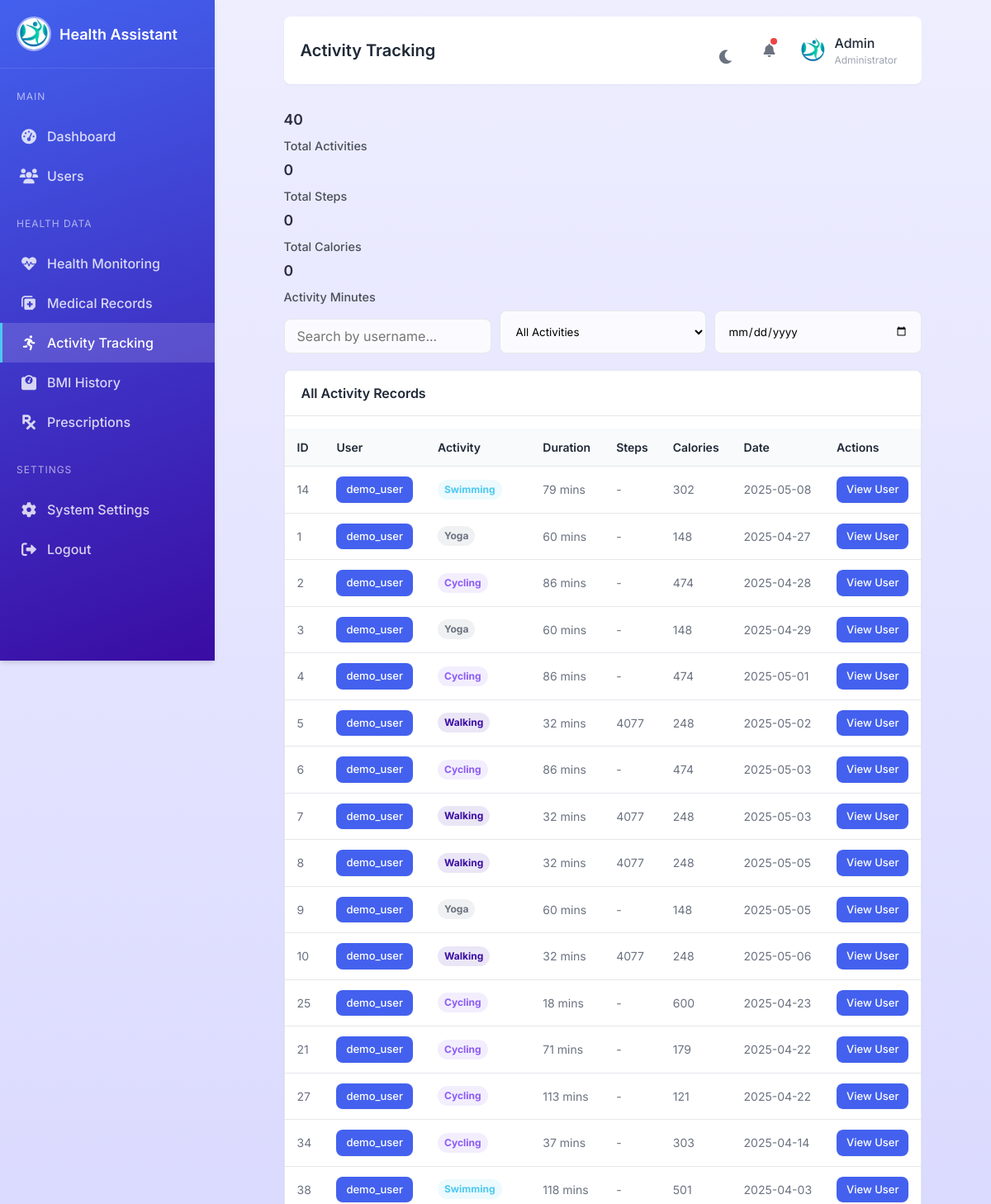
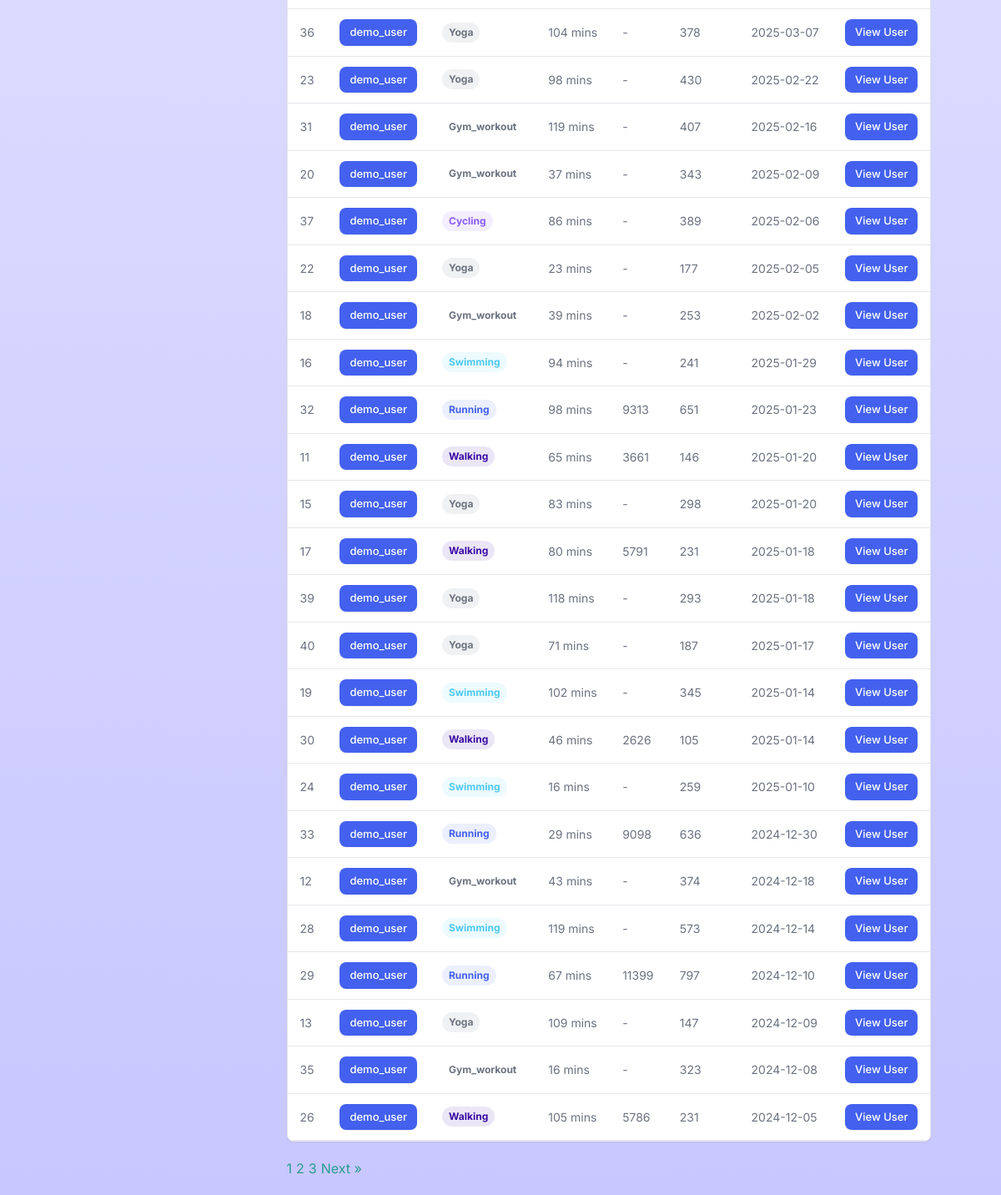
Page /activity-tracking (signed in) on the committed database (2 pictures, top to bottom).
### tables this page shows
CREATE TABLE activity_tracking (
    id INTEGER PRIMARY KEY AUTOINCREMENT,
    user_id INTEGER NOT NULL,
    activity_type TEXT NOT NULL,  -- "walking", "running", "cycling", etc.
    duration INTEGER,  -- in minutes
    steps INTEGER,
    distance REAL,  -- in km
    calories_burned INTEGER,
    heart_rate_avg INTEGER,
    heart_rate_max INTEGER,
    activity_date DATE,
    start_time TIME,
    end_time TIME,
    notes TEXT,
    created_at DATETIME DEFAULT CURRENT_TIMESTAMP,
    FOREIGN KEY (user_id) REFERENCES users(id)
);

CREATE TABLE users (
    id INTEGER PRIMARY KEY AUTOINCREMENT,
    username TEXT UNIQUE NOT NULL,
    email TEXT UNIQUE NOT NULL,
    password_hash TEXT NOT NULL,
    first_name TEXT,
    last_name TEXT,
    date_of_birth DATE,
    gender TEXT,
    height REAL,  -- in cm
    weight REAL,  -- in kg
    blood_type TEXT,
    emergency_contact TEXT,
    emergency_phone TEXT,
    medical_conditions TEXT,  -- stored as JSON array
    allergies TEXT,  -- stored as JSON array
    created_at DATETIME DEFAULT CURRENT_TIMESTAMP,
    last_login DATETIME
, is_admin BOOLEAN DEFAULT 0);

### admin_direct_access.py (the view)
@app.route('/activity-tracking')
def activity_tracking():
    if 'admin_authenticated' not in session:
        return redirect(url_for('login'))
    conn = get_db_connection()
    if not conn:
        return "Database connection error", 500
    cursor = conn.cursor()
    cursor.execute("""
        SELECT at.id, at.user_id, u.username, at.activity_type, at.duration,
               at.steps, at.calories_burned, at.activity_date, at.created_at
        FROM activity_tracking at
        JOIN users u ON at.user_id = u.id
        ORDER BY at.created_at DESC
        LIMIT 100
    """)
    activities = [dict(row) for row in cursor.fetchall()]
    conn.close()
    return render_template('admin_activity_tracking.html', activities=activities)

### admin_direct_access.py (called while the page is built)
def get_db_connection():
    try:
        db_path = os.path.join(os.path.dirname(os.path.abspath(__file__)), 'health.db')
        conn = sqlite3.connect(db_path)
        conn.row_factory = sqlite3.Row
        return conn
    except Exception as e:
        print(f"Database connection error: {str(e)}")
        return None

### templates/admin_activity_tracking.html (shortened to what this page needs)
{% extends "admin_layout.html" %}
{% block header_title %}Activity Tracking{% endblock %}
{% block content %}
<div class="stats-cards">
  <div class="stat-card">
    <div class="stat-value" id="total-activities">{{ activities|length }}</div>
    <div class="stat-label">Total Activities</div>
  </div>
  <div class="stat-card">
    <div class="stat-value" id="total-steps">0</div>
    <div class="stat-label">Total Steps</div>
  </div>
  <div class="stat-card">
    <div class="stat-value" id="total-calories">0</div>
    <div class="stat-label">Total Calories</div>
  </div>
  <div class="stat-card">
    <div class="stat-value" id="total-minutes">0</div>
    <div class="stat-label">Activity Minutes</div>
  </div>
</div>
<div class="search-tools">
  <input type="text" id="search-user" placeholder="Search by username...">
  <select id="filter-activity">
    <option value="all">All Activities</option>
  </select>
  <input type="date" id="filter-date" placeholder="Filter by date">
</div>
<div class="card">
  <div class="card-header">
    <h3>All Activity Records</h3>
  </div>
  <table>
    <thead>
      <tr>
        <th>ID</th>
        <th>User</th>
        <th>Activity</th>
        <th>Duration</th>
        <th>Steps</th>
        <th>Calories</th>
        <th>Date</th>
        <th>Actions</th>
      </tr>
    </thead>
    <tbody id="activities-table">
      {% for activity in activities %}
      <tr data-activity-type="{{ activity.activity_type }}">
        <td>{{ activity.id }}</td>
        <td><a href="{{ url_for('user_history', user_id=activity.user_id) }}" class="btn btn-primary btn-sm">{{ activity.username }}</a></td>
        <td><span class="activity-type {{ activity.activity_type }}">{{ activity.activity_type|title }}</span></td>
        <td>{{ activity.duration }} mins</td>
        <td>{{ activity.steps if activity.steps else '-' }}</td>
        <td>{{ activity.calories_burned if activity.calories_burned else '-' }}</td>
        <td>{{ activity.activity_date if activity.activity_date else activity.created_at }}</td>
        <td>
          <a href="{{ url_for('user_history', user_id=activity.user_id) }}" class="btn btn-primary btn-sm">View User</a>
        </td>
      </tr>
      {% endfor %}
    </tbody>
  </table>
</div>
<div class="pagination">
  <a href="#" class="active">1</a>
  <a href="#">2</a>
  <a href="#">3</a>
  <a href="#">Next »</a>
</div>
{% endblock %}

### templates/admin_layout.html (shortened to what this page needs)
<!DOCTYPE html>
<html lang="en">
<head>
  <link rel="stylesheet" href="{{ url_for('static', filename='styles.css') }}"/>
  <link rel="stylesheet" href="https://cdnjs.cloudflare.com/ajax/libs/font-awesome/6.0.0/css/all.min.css" />
</head>
<body>
  <div class="sidebar" id="sidebar">
    <div class="sidebar-header">
      <img src="{{ url_for('static', filename='images/logo1.jpg') }}" alt="Logo">
      <div class="sidebar-title">Health Assistant</div>
    </div>
    <div class="sidebar-nav">
      <div class="nav-section">
        <div class="nav-section-title">Main</div>
        <a href="{{ url_for('dashboard') }}" class="nav-item {% if request.endpoint == 'dashboard' %}active{% endif %}">
          <i class="fas fa-tachometer-alt"></i>
          Dashboard
        </a>
        <a href="{{ url_for('users') }}" class="nav-item {% if request.endpoint == 'users' %}active{% endif %}">
          <i class="fas fa-users"></i>
          Users
        </a>
      </div>
      <div class="nav-section">
        <div class="nav-section-title">Health Data</div>
        <a href="{{ url_for('health_monitoring') }}" class="nav-item {% if request.endpoint == 'health_monitoring' %}active{% endif %}">
          <i class="fas fa-heartbeat"></i>
          Health Monitoring
        </a>
        <a href="{{ url_for('medical_records') }}" class="nav-item {% if request.endpoint == 'medical_records' %}active{% endif %}">
          <i class="fas fa-notes-medical"></i>
          Medical Records
        </a>
        <a href="{{ url_for('activity_tracking') }}" class="nav-item {% if request.endpoint == 'activity_tracking' %}active{% endif %}">
          <i class="fas fa-running"></i>
          Activity Tracking
        </a>
        <a href="{{ url_for('bmi_history') }}" class="nav-item {% if request.endpoint == 'bmi_history' %}active{% endif %}">
          <i class="fas fa-weight"></i>
          BMI History
        </a>
        <a href="{{ url_for('medical_prescriptions') }}" class="nav-item {% if request.endpoint == 'medical_prescriptions' %}active{% endif %}">
          <i class="fas fa-prescription"></i>
          Prescriptions
        </a>
      </div>
      <div class="nav-section">
        <div class="nav-section-title">Settings</div>
        <a href="#" class="nav-item">
          <i class="fas fa-cog"></i>
          System Settings
        </a>
        <a href="{{ url_for('logout') }}" class="nav-item">
          <i class="fas fa-sign-out-alt"></i>
          Logout
        </a>
      </div>
    </div>
  </div>
  <div class="main-content">
    <div class="top-bar">
      <div class="page-left">
        <h1 class="page-title">{% block header_title %}Admin Panel{% endblock %}</h1>
      </div>
      <div class="user-menu">
        <button class="theme-toggle tooltip" id="themeToggle" data-tooltip="Toggle dark mode">
          <i class="fas fa-moon"></i>
        </button>
        <div class="notification-bell tooltip" data-tooltip="Notifications">
          <i class="fas fa-bell"></i>
          <span class="notification-dot"></span>
        </div>
        <div class="user-profile">
          <img src="{{ url_for('static', filename='images/logo1.jpg') }}" alt="Admin">
          <div>
            <div class="username">Admin</div>
            <div class="user-role">Administrator</div>
          </div>
        </div>
      </div>
    </div>
    <div class="container">
      {% block content %}{% endblock %}
    </div>
  </div>
</body>
</html>

### static/styles.css (style rules this page uses)
:root { --primary-color: #2a9d8f; --secondary-color: #264653; --accent-color: #e9c46a; --success-color: #57cc99; --warning-color: #e76f51; --danger-color: #e63946; --text-dark: #2b2d42; --text-medium: #495057; --text-light: #6c757d; --background-main: #f5f7fa; --background-card: #ffffff; --card-shadow: 0 4px 6px rgba(0, 0, 0, 0.1); --hover-shadow: 0 10px 15px rgba(0, 0, 0, 0.15); }
body { font-family: 'Segoe UI', Tahoma, Geneva, Verdana, sans-serif; background-color: var(--background-main); margin: 0; padding: 0; color: var(--text-dark); line-height: 1.5; display: flex; flex-direction: column; align-items: center; min-height: 100vh; font-size: 1rem; }
h3 { color: var(--primary-color); font-size: 1.4em; margin-bottom: 15px; font-weight: 600; display: flex; align-items: center; }
input[type="text"], input[type="number"], input[type="file"], input[type="time"], input[type="password"], input[type="email"], textarea { width: 100%; padding: 12px; margin-top: 10px; border-radius: 6px; border: 1px solid #ddd; background-color: #f8f9fa; font-size: 1em; box-sizing: border-box; transition: border-color 0.2s ease-in-out; }
button { background-color: var(--primary-color); color: #ffffff; padding: 14px 25px; border: none; border-radius: 8px; cursor: pointer; width: 100%; font-size: 1.2em; margin-top: 15px; transition: all 0.3s ease-in-out; }
a { color: var(--primary-color); text-decoration: none; transition: color 0.2s ease; }
* { margin: 0; padding: 0; box-sizing: border-box; font-family: "Inter", sans-serif; }
body { width: 100%; min-height: 100vh; background: linear-gradient(#EEEEFF, #C8C7FF); }
.card-header { background-color: var(--primary-color); color: white; padding: 15px 20px; position: relative; }
.card-header h3 { margin: 0; font-size: 1.2rem; font-weight: 600; display: flex; align-items: center; color: white; }
.stat-label { color: var(--text-medium); font-size: 0.9rem; display: block; margin-bottom: 5px; font-weight: 500; }
.stat-value { color: var(--text-dark); font-size: 1.1rem; font-weight: 600; display: block; margin-bottom: 8px; }
.user-profile { display: flex; align-items: center; gap: 15px; }
.card-header, .advice-card h3, .health-card h3, .dashboard-card h3 { color: var(--primary-color); padding-bottom: 10px; margin-bottom: 15px; border-bottom: 2px solid var(--accent-color); font-weight: 600; font-size: 1.4em; }
.pagination { display: flex; gap: 10px; }

### templates/admin_activity_tracking.html (style rules this page uses)
.activity-type { padding: 3px 8px; border-radius: 20px; font-size: 12px; font-weight: bold; display: inline-block; }
.activity-type.walking { background-color: var(--secondary-light); color: var(--secondary); }
.activity-type.running { background-color: var(--primary-light); color: var(--primary); }
.activity-type.cycling { background-color: rgba(139, 92, 246, 0.1); color: #8b5cf6; }
.activity-type.swimming { background-color: var(--accent-light); color: var(--accent); }
.activity-type.yoga { background-color: rgba(107, 114, 128, 0.1); color: var(--text-light); }
.search-tools { display: flex; flex-wrap: wrap; gap: 10px; margin-bottom: 20px; }
.search-tools input, .search-tools select { padding: 10px 15px; border: 1px solid var(--glass-border); border-radius: var(--border-radius); background-color: var(--glass-bg); transition: var(--transition); flex: 1; min-width: 150px; }

### rows in the picture
activity_tracking: id "14", username "demo_user", activity_type "Swimming", duration "79", steps "-", calories_burned "302", activity_date "2025-05-08"
activity_tracking: id "1", username "demo_user", activity_type "Yoga", duration "60", steps "-", calories_burned "148", activity_date "2025-04-27"
activity_tracking: id "2", username "demo_user", activity_type "Cycling", duration "86", steps "-", calories_burned "474", activity_date "2025-04-28"
activity_tracking: id "3", username "demo_user", activity_type "Yoga", duration "60", steps "-", calories_burned "148", activity_date "2025-04-29"
activity_tracking: id "4", username "demo_user", activity_type "Cycling", duration "86", steps "-", calories_burned "474", activity_date "2025-05-01"
activity_tracking: id "5", username "demo_user", activity_type "Walking", duration "32", steps "4077", calories_burned "248", activity_date "2025-05-02"
activity_tracking: id "6", username "demo_user", activity_type "Cycling", duration "86", steps "-", calories_burned "474", activity_date "2025-05-03"
activity_tracking: id "7", username "demo_user", activity_type "Walking", duration "32", steps "4077", calories_burned "248", activity_date "2025-05-03"
activity_tracking: id "8", username "demo_user", activity_type "Walking", duration "32", steps "4077", calories_burned "248", activity_date "2025-05-05"
activity_tracking: id "9", username "demo_user", activity_type "Yoga", duration "60", steps "-", calories_burned "148", activity_date "2025-05-05"
activity_tracking: id "10", username "demo_user", activity_type "Walking", duration "32", steps "4077", calories_burned "248", activity_date "2025-05-06"
activity_tracking: id "25", username "demo_user", activity_type "Cycling", duration "18", steps "-", calories_burned "600", activity_date "2025-04-23"
activity_tracking: id "21", username "demo_user", activity_type "Cycling", duration "71", steps "-", calories_burned "179", activity_date "2025-04-22"
activity_tracking: id "27", username "demo_user", activity_type "Cycling", duration "113", steps "-", calories_burned "121", activity_date "2025-04-22"
activity_tracking: id "34", username "demo_user", activity_type "Cycling", duration "37", steps "-", calories_burned "303", activity_date "2025-04-14"
activity_tracking: id "38", username "demo_user", activity_type "Swimming", duration "118", steps "-", calories_burned "501", activity_date "2025-04-03"
activity_tracking: id "36", username "demo_user", activity_type "Yoga", duration "104", steps "-", calories_burned "378", activity_date "2025-03-07"
activity_tracking: id "23", username "demo_user", activity_type "Yoga", duration "98", steps "-", calories_burned "430", activity_date "2025-02-22"
activity_tracking: id "31", username "demo_user", activity_type "Gym_workout", duration "119", steps "-", calories_burned "407", activity_date "2025-02-16"
activity_tracking: id "20", username "demo_user", activity_type "Gym_workout", duration "37", steps "-", calories_burned "343", activity_date "2025-02-09"
activity_tracking: id "37", username "demo_user", activity_type "Cycling", duration "86", steps "-", calories_burned "389", activity_date "2025-02-06"
activity_tracking: id "22", username "demo_user", activity_type "Yoga", duration "23", steps "-", calories_burned "177", activity_date "2025-02-05"
activity_tracking: id "18", username "demo_user", activity_type "Gym_workout", duration "39", steps "-", calories_burned "253", activity_date "2025-02-02"
activity_tracking: id "16", username "demo_user", activity_type "Swimming", duration "94", steps "-", calories_burned "241", activity_date "2025-01-29"
activity_tracking: id "32", username "demo_user", activity_type "Running", duration "98", steps "9313", calories_burned "651", activity_date "2025-01-23"
activity_tracking: id "11", username "demo_user", activity_type "Walking", duration "65", steps "3661", calories_burned "146", activity_date "2025-01-20"
activity_tracking: id "15", username "demo_user", activity_type "Yoga", duration "83", steps "-", calories_burned "298", activity_date "2025-01-20"
activity_tracking: id "17", username "demo_user", activity_type "Walking", duration "80", steps "5791", calories_burned "231", activity_date "2025-01-18"
activity_tracking: id "39", username "demo_user", activity_type "Yoga", duration "118", steps "-", calories_burned "293", activity_date "2025-01-18"
activity_tracking: id "40", username "demo_user", activity_type "Yoga", duration "71", steps "-", calories_burned "187", activity_date "2025-01-17"
activity_tracking: id "19", username "demo_user", activity_type "Swimming", duration "102", steps "-", calories_burned "345", activity_date "2025-01-14"
activity_tracking: id "30", username "demo_user", activity_type "Walking", duration "46", steps "2626", calories_burned "105", activity_date "2025-01-14"
activity_tracking: id "24", username "demo_user", activity_type "Swimming", duration "16", steps "-", calories_burned "259", activity_date "2025-01-10"
activity_tracking: id "33", username "demo_user", activity_type "Running", duration "29", steps "9098", calories_burned "636", activity_date "2024-12-30"
activity_tracking: id "12", username "demo_user", activity_type "Gym_workout", duration "43", steps "-", calories_burned "374", activity_date "2024-12-18"
activity_tracking: id "28", username "demo_user", activity_type "Swimming", duration "119", steps "-", calories_burned "573", activity_date "2024-12-14"
activity_tracking: id "29", username "demo_user", activity_type "Running", duration "67", steps "11399", calories_burned "797", activity_date "2024-12-10"
activity_tracking: id "13", username "demo_user", activity_type "Yoga", duration "109", steps "-", calories_burned "147", activity_date "2024-12-09"
activity_tracking: id "35", username "demo_user", activity_type "Gym_workout", duration "16", steps "-", calories_burned "323", activity_date "2024-12-08"
activity_tracking: id "26", username "demo_user", activity_type "Walking", duration "105", steps "5786", calories_burned "231", activity_date "2024-12-05"

### other values in the picture
{{ activities|length }} "40"
